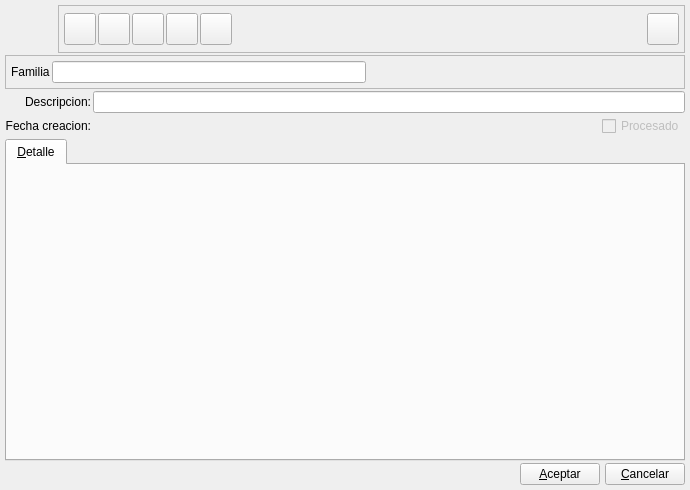
<ui version="4.0" >
 <author>Tomeu Borras</author>
 <class>InventarioBase</class>
 <widget class="QWidget" name="InventarioBase" >
  <property name="geometry" >
   <rect>
    <x>0</x>
    <y>0</y>
    <width>690</width>
    <height>490</height>
   </rect>
  </property>
  <property name="windowTitle" >
   <string>Inventario</string>
  </property>
  <property name="windowIcon" >
   <iconset resource="../../../bulmages.qrc" >:/Images/product-family.svg</iconset>
  </property>
  <layout class="QGridLayout" >
   <property name="leftMargin" >
    <number>5</number>
   </property>
   <property name="topMargin" >
    <number>5</number>
   </property>
   <property name="rightMargin" >
    <number>5</number>
   </property>
   <property name="bottomMargin" >
    <number>5</number>
   </property>
   <item row="0" column="0" colspan="4" >
    <layout class="QHBoxLayout" >
     <property name="spacing" >
      <number>5</number>
     </property>
     <property name="leftMargin" >
      <number>0</number>
     </property>
     <property name="topMargin" >
      <number>0</number>
     </property>
     <property name="rightMargin" >
      <number>0</number>
     </property>
     <property name="bottomMargin" >
      <number>0</number>
     </property>
     <item>
      <widget class="QLabel" name="pixmapLabel1" >
       <property name="sizePolicy" >
        <sizepolicy vsizetype="Fixed" hsizetype="Fixed" >
         <horstretch>0</horstretch>
         <verstretch>0</verstretch>
        </sizepolicy>
       </property>
       <property name="minimumSize" >
        <size>
         <width>48</width>
         <height>48</height>
        </size>
       </property>
       <property name="maximumSize" >
        <size>
         <width>48</width>
         <height>48</height>
        </size>
       </property>
       <property name="pixmap" >
        <pixmap resource="../../../bulmages.qrc" >:/Images/product-family.svg</pixmap>
       </property>
       <property name="scaledContents" >
        <bool>true</bool>
       </property>
      </widget>
     </item>
     <item>
      <widget class="QFrame" name="frame" >
       <property name="frameShape" >
        <enum>QFrame::StyledPanel</enum>
       </property>
       <property name="frameShadow" >
        <enum>QFrame::Raised</enum>
       </property>
       <layout class="QHBoxLayout" >
        <property name="leftMargin" >
         <number>5</number>
        </property>
        <property name="topMargin" >
         <number>5</number>
        </property>
        <property name="rightMargin" >
         <number>5</number>
        </property>
        <property name="bottomMargin" >
         <number>5</number>
        </property>
        <item>
         <widget class="QToolButton" name="mui_guardar2" >
          <property name="minimumSize" >
           <size>
            <width>32</width>
            <height>32</height>
           </size>
          </property>
          <property name="maximumSize" >
           <size>
            <width>32</width>
            <height>32</height>
           </size>
          </property>
          <property name="toolTip" >
           <string>Guardar inventario</string>
          </property>
          <property name="whatsThis" >
           <string>Guardar inventario</string>
          </property>
          <property name="text" >
           <string/>
          </property>
          <property name="icon" >
           <iconset resource="../../../bulmages.qrc" >:/Images/edit-save.svg</iconset>
          </property>
          <property name="iconSize" >
           <size>
            <width>32</width>
            <height>32</height>
           </size>
          </property>
         </widget>
        </item>
        <item>
         <widget class="QToolButton" name="mui_borrar2" >
          <property name="minimumSize" >
           <size>
            <width>32</width>
            <height>32</height>
           </size>
          </property>
          <property name="maximumSize" >
           <size>
            <width>32</width>
            <height>32</height>
           </size>
          </property>
          <property name="toolTip" >
           <string>Borrar inventario</string>
          </property>
          <property name="whatsThis" >
           <string>Borrar inventario</string>
          </property>
          <property name="text" >
           <string/>
          </property>
          <property name="icon" >
           <iconset resource="../../../bulmages.qrc" >:/Images/edit-delete.svg</iconset>
          </property>
          <property name="iconSize" >
           <size>
            <width>32</width>
            <height>32</height>
           </size>
          </property>
         </widget>
        </item>
        <item>
         <widget class="QToolButton" name="mui_filtrar" >
          <property name="minimumSize" >
           <size>
            <width>32</width>
            <height>32</height>
           </size>
          </property>
          <property name="maximumSize" >
           <size>
            <width>32</width>
            <height>32</height>
           </size>
          </property>
          <property name="toolTip" >
           <string>Filtrar listado</string>
          </property>
          <property name="whatsThis" >
           <string>Filtrar listado</string>
          </property>
          <property name="text" >
           <string/>
          </property>
          <property name="icon" >
           <iconset resource="../../../bulmages.qrc" >:/Images/edit-find.svg</iconset>
          </property>
          <property name="iconSize" >
           <size>
            <width>32</width>
            <height>32</height>
           </size>
          </property>
          <property name="checkable" >
           <bool>true</bool>
          </property>
         </widget>
        </item>
        <item>
         <widget class="QToolButton" name="mui_imprimir" >
          <property name="minimumSize" >
           <size>
            <width>32</width>
            <height>32</height>
           </size>
          </property>
          <property name="maximumSize" >
           <size>
            <width>32</width>
            <height>32</height>
           </size>
          </property>
          <property name="toolTip" >
           <string>Imprimir listado</string>
          </property>
          <property name="whatsThis" >
           <string>Imprimir listado</string>
          </property>
          <property name="text" >
           <string/>
          </property>
          <property name="icon" >
           <iconset resource="../../../bulmages.qrc" >:/Images/document-print.svg</iconset>
          </property>
          <property name="iconSize" >
           <size>
            <width>32</width>
            <height>32</height>
           </size>
          </property>
         </widget>
        </item>
        <item>
         <widget class="QToolButton" name="mui_actualizar" >
          <property name="minimumSize" >
           <size>
            <width>32</width>
            <height>32</height>
           </size>
          </property>
          <property name="maximumSize" >
           <size>
            <width>32</width>
            <height>32</height>
           </size>
          </property>
          <property name="toolTip" >
           <string>Actualizar listado</string>
          </property>
          <property name="whatsThis" >
           <string>Actualizar listado</string>
          </property>
          <property name="text" >
           <string/>
          </property>
          <property name="icon" >
           <iconset resource="../../../bulmages.qrc" >:/Images/view-refresh.svg</iconset>
          </property>
          <property name="iconSize" >
           <size>
            <width>32</width>
            <height>32</height>
           </size>
          </property>
         </widget>
        </item>
        <item>
         <spacer>
          <property name="orientation" >
           <enum>Qt::Horizontal</enum>
          </property>
          <property name="sizeType" >
           <enum>QSizePolicy::Expanding</enum>
          </property>
          <property name="sizeHint" >
           <size>
            <width>321</width>
            <height>34</height>
           </size>
          </property>
         </spacer>
        </item>
        <item>
         <widget class="QToolButton" name="mui_pregenerar" >
          <property name="enabled" >
           <bool>true</bool>
          </property>
          <property name="minimumSize" >
           <size>
            <width>32</width>
            <height>32</height>
           </size>
          </property>
          <property name="maximumSize" >
           <size>
            <width>32</width>
            <height>32</height>
           </size>
          </property>
          <property name="toolTip" >
           <string>Pregenerar inventario</string>
          </property>
          <property name="whatsThis" >
           <string>Pregenerar inventario</string>
          </property>
          <property name="icon" >
           <iconset resource="../../../bulmages.qrc" >:/Images/product-family.svg</iconset>
          </property>
          <property name="iconSize" >
           <size>
            <width>32</width>
            <height>32</height>
           </size>
          </property>
         </widget>
        </item>
       </layout>
      </widget>
     </item>
    </layout>
   </item>
   <item row="1" column="0" colspan="4" >
    <widget class="QFrame" name="m_busqueda" >
     <property name="frameShape" >
      <enum>QFrame::StyledPanel</enum>
     </property>
     <property name="frameShadow" >
      <enum>QFrame::Raised</enum>
     </property>
     <layout class="QGridLayout" >
      <property name="leftMargin" >
       <number>5</number>
      </property>
      <property name="topMargin" >
       <number>5</number>
      </property>
      <property name="rightMargin" >
       <number>5</number>
      </property>
      <property name="bottomMargin" >
       <number>5</number>
      </property>
      <item row="0" column="2" >
       <spacer>
        <property name="orientation" >
         <enum>Qt::Horizontal</enum>
        </property>
        <property name="sizeHint" >
         <size>
          <width>40</width>
          <height>20</height>
         </size>
        </property>
       </spacer>
      </item>
      <item row="0" column="0" >
       <widget class="QLabel" name="label" >
        <property name="text" >
         <string>Familia</string>
        </property>
       </widget>
      </item>
      <item row="0" column="1" >
       <widget class="BfBuscarFamilia" name="mui_idfamilia" />
      </item>
     </layout>
    </widget>
   </item>
   <item row="2" column="0" >
    <widget class="QLabel" name="textLabel1_5" >
     <property name="text" >
      <string>Descripcion:</string>
     </property>
     <property name="alignment" >
      <set>Qt::AlignRight|Qt::AlignTrailing|Qt::AlignVCenter</set>
     </property>
    </widget>
   </item>
   <item row="2" column="1" colspan="3" >
    <widget class="QLineEdit" name="mui_nominventario" />
   </item>
   <item row="3" column="0" >
    <widget class="QLabel" name="textLabel1_2" >
     <property name="text" >
      <string>Fecha creacion:</string>
     </property>
     <property name="alignment" >
      <set>Qt::AlignRight|Qt::AlignTrailing|Qt::AlignVCenter</set>
     </property>
    </widget>
   </item>
   <item row="3" column="1" >
    <widget class="BlDateSearch" native="1" name="mui_fechainventario" >
     <property name="sizePolicy" >
      <sizepolicy vsizetype="Preferred" hsizetype="Expanding" >
       <horstretch>0</horstretch>
       <verstretch>0</verstretch>
      </sizepolicy>
     </property>
     <property name="minimumSize" >
      <size>
       <width>150</width>
       <height>0</height>
      </size>
     </property>
     <property name="focusPolicy" >
      <enum>Qt::StrongFocus</enum>
     </property>
    </widget>
   </item>
   <item row="3" column="2" >
    <spacer>
     <property name="orientation" >
      <enum>Qt::Horizontal</enum>
     </property>
     <property name="sizeType" >
      <enum>QSizePolicy::Expanding</enum>
     </property>
     <property name="sizeHint" >
      <size>
       <width>61</width>
       <height>22</height>
      </size>
     </property>
    </spacer>
   </item>
   <item row="3" column="3" >
    <widget class="QCheckBox" name="m_procesadoinventario" >
     <property name="enabled" >
      <bool>false</bool>
     </property>
     <property name="text" >
      <string>Procesado</string>
     </property>
    </widget>
   </item>
   <item row="4" column="0" colspan="4" >
    <widget class="QTabWidget" name="discounts" >
     <property name="enabled" >
      <bool>true</bool>
     </property>
     <widget class="QWidget" name="tab" >
      <attribute name="title" >
       <string>&amp;Detalle</string>
      </attribute>
      <layout class="QVBoxLayout" >
       <property name="spacing" >
        <number>2</number>
       </property>
       <property name="leftMargin" >
        <number>0</number>
       </property>
       <property name="topMargin" >
        <number>0</number>
       </property>
       <property name="rightMargin" >
        <number>0</number>
       </property>
       <property name="bottomMargin" >
        <number>0</number>
       </property>
       <item>
        <widget class="ListControlStockView" native="1" name="subform2" />
       </item>
      </layout>
     </widget>
    </widget>
   </item>
   <item row="5" column="0" colspan="4" >
    <layout class="QHBoxLayout" >
     <property name="spacing" >
      <number>5</number>
     </property>
     <property name="leftMargin" >
      <number>0</number>
     </property>
     <property name="topMargin" >
      <number>0</number>
     </property>
     <property name="rightMargin" >
      <number>0</number>
     </property>
     <property name="bottomMargin" >
      <number>0</number>
     </property>
     <item>
      <spacer>
       <property name="orientation" >
        <enum>Qt::Horizontal</enum>
       </property>
       <property name="sizeHint" >
        <size>
         <width>581</width>
         <height>20</height>
        </size>
       </property>
      </spacer>
     </item>
     <item>
      <widget class="QPushButton" name="mui_aceptar" >
       <property name="text" >
        <string>&amp;Aceptar</string>
       </property>
      </widget>
     </item>
     <item>
      <widget class="QPushButton" name="mui_cancelar" >
       <property name="text" >
        <string>&amp;Cancelar</string>
       </property>
      </widget>
     </item>
    </layout>
   </item>
  </layout>
 </widget>
 <layoutdefault spacing="2" margin="2" />
 <customwidgets>
  <customwidget>
   <class>BlDateSearch</class>
   <extends>QWidget</extends>
   <header>../../../bulmalib/src/bldatesearch.h</header>
  </customwidget>
  <customwidget>
   <class>ListControlStockView</class>
   <extends>QWidget</extends>
   <header>listcontrolstockview.h</header>
  </customwidget>
  <customwidget>
   <class>BfBuscarFamilia</class>
   <extends>QLineEdit</extends>
   <header>bfbuscarfamilia.h</header>
  </customwidget>
 </customwidgets>
 <resources>
  <include location="../../../bulmages.qrc" />
 </resources>
 <connections>
  <connection>
   <sender>mui_cancelar</sender>
   <signal>clicked()</signal>
   <receiver>InventarioBase</receiver>
   <slot>close()</slot>
   <hints>
    <hint type="sourcelabel" >
     <x>494</x>
     <y>551</y>
    </hint>
    <hint type="destinationlabel" >
     <x>620</x>
     <y>111</y>
    </hint>
   </hints>
  </connection>
 </connections>
</ui>
